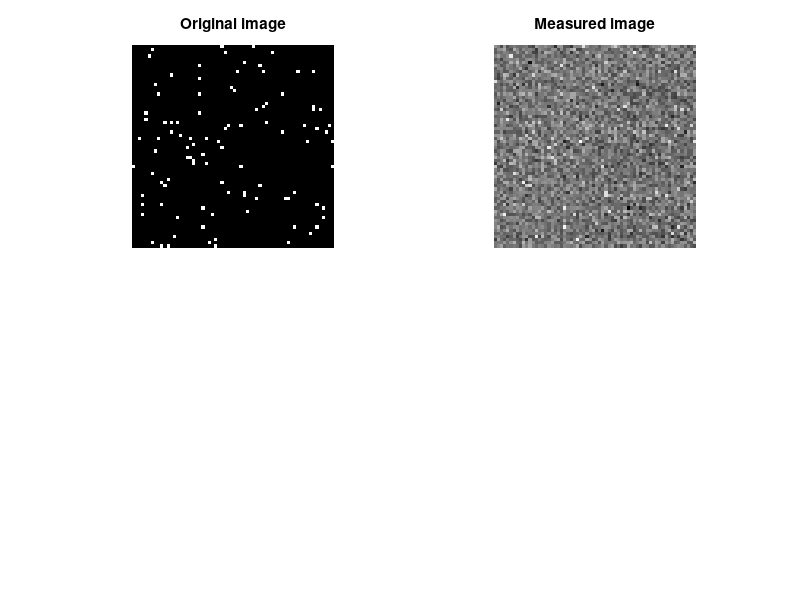

Write MATLAB code to recreate this figure. (Note: this script raises an error after producing the figure.)
%% Exampled_dr_weighted_BPDN_L1
% Example to demonstrate use of BPDN solver when incorporating weights
% (performs one re-weighting of previous solution).


%% Clear workspace
clc;
clear;

%% Define paths
addpath misc/
addpath prox_operators/

%% Parameters
N = 64;
input_snr = 30; % Noise level (on the measurements)
randn('seed', 1); rand('seed', 1);

%% Create an image with few spikes
im = zeros(N); ind = randperm(N^2); im(ind(1:100)) = 1;
%
figure(1);
subplot(221), imagesc(im); axis image; axis off;
colormap gray; title('Original image'); drawnow;

%% Create a mask
% Mask
mask = rand(size(im)) < 0.095; ind = find(mask==1);
% Masking matrix (sparse matrix in matlab)
Ma = sparse(1:numel(ind), ind, ones(numel(ind), 1), numel(ind), numel(im));
% Masking operator
A = @(x) Ma*x(:);
At = @(x) reshape(Ma'*x(:), size(im));

%% Reconstruct from a few Fourier measurements

% Composition (Masking o Fourier)
A = @(x) Ma*reshape(fft2(x)/sqrt(numel(im)), numel(x), 1);
At = @(x) ifft2(reshape(Ma'*x(:), size(im))*sqrt(numel(im)));

% Sparsity operator
Psit = @(x) x; Psi = Psit;

% Select 33% of Fourier coefficients
y = A(im);

% Add Gaussian i.i.d. noise
sigma_noise = 10^(-input_snr/20)*std(im(:));
y = y + (randn(size(y)) + 1i*randn(size(y)))*sigma_noise/sqrt(2);

% Display the downsampled image
figure(1);
subplot(222); imagesc(real(At(y))); axis image; axis off;
colormap gray; title('Measured image'); drawnow;

% Tolerance on noise
epsilon = sqrt(chi2inv(0.99, 2*numel(ind))/2)*sigma_noise;

% Parameters for BPDN
param.verbose = 1; % Print log or not
param.gamma = 1e-1; % Converge parameter
param.rel_obj = 1e-4; % Stopping criterion for the TVDN problem
param.max_iter = 300; % Max. number of iterations for the TVDN problem
param.nu_B2 = 1; % Bound on the norm of the operator A
param.tol_B2 = 1e-4; % Tolerance for the projection onto the L2-ball
param.tight_B2 = 1; % Indicate if A is a tight frame (1) or not (0)
param.tight_L1 = 1; % Indicate if Psit is a tight frame (1) or not (0)
param.pos_l1 = 1; %

% Solve BPDN problem (without weights)
sol = sopt_mltb_dr_BPDN(y, epsilon, A, At, Psi, Psit, param);

% Show reconstructed image
figure(1);
subplot(223); imagesc(real(sol)); axis image; axis off;
colormap gray; title(['First estimate - ', ...
    num2str(sopt_mltb_SNR(im, real(sol))), 'dB']); drawnow;

% Refine the estimate
param.weights = 1./(abs(sol)+1e-5);
sol = sopt_mltb_dr_BPDN(y, epsilon, A, At, Psi, Psit, param);

% Show reconstructed image
figure(1);
subplot(224); imagesc(real(sol)); axis image; axis off;
colormap gray; title(['Second estimate - ', ...
    num2str(sopt_mltb_SNR(im, real(sol))), 'dB']); drawnow;
